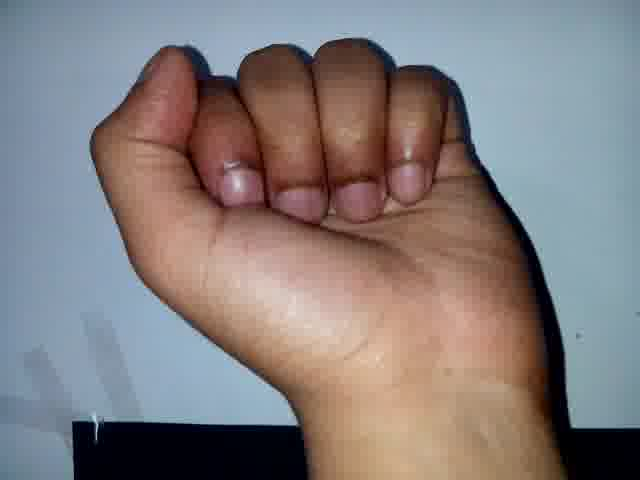
#> input picture test_image/A.jpg, 640 x 480 px, given in place of the camera
$ python recognise.py
#> lines starting #> are read from the running program, lines starting #| are printed output that depends on the picture; after the words box and inside, x2 and y2 are one past the last pixel; in counts of white or black regions, pixels touching at a corner belong together
#> further down, frame is the input picture: shape (480, 640, 3); mean B, G, R 125.7, 125.3, 132.6
### input.py
''' this file contains the functions for reading the source video of live stream through camera
    and converting the image into desired output with subtracting the backgrund and extracting
    the hand out of the picture frame  '''


import cv2
import numpy as np
from constants import *


def read_through_camera():
  return cv2.VideoCapture(0)

def read_through_video(location):
  return cv2.VideoCapture(location)


# this window will be used for reading the color of the palm
# first and then use the inout for detecting hand in further
#  frames
def create_hand_detection_window (frame,handCaptured):
#> called with handCaptured = False
  capture_box_count = 9
  capture_box_dim = 20
  capture_box_sep_x = 8
  capture_box_sep_y = 18
  if not(constants.handCaptured) :

    cv2.putText(frame, "Place hand inside boxes and press 'h' to capture hand histogram",
                (int(0.08 * frame.shape[1]), int(0.97 * frame.shape[0])), cv2.FONT_HERSHEY_SIMPLEX, 0.5,
                (0, 255, 255), 1, 8)
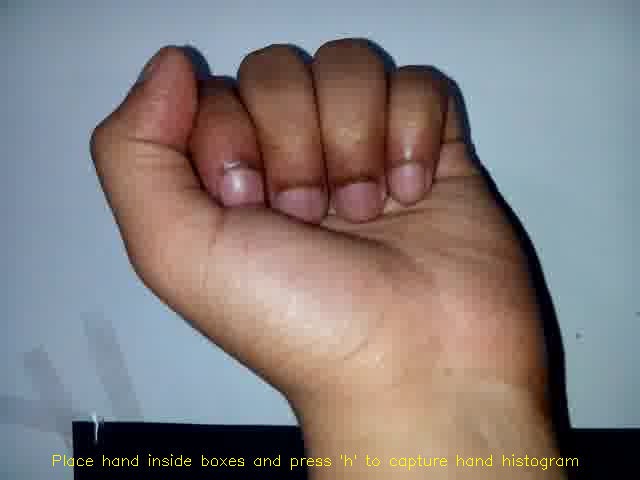
#> frame: shape (480, 640, 3); 0.34% of pixels changed, all inside (x1, y1, x2, y2) = (53, 454, 578, 470)

    capture_pos_x = int((frame.shape[1]-3*capture_box_dim+2*capture_box_sep_x)/2)
#> capture_pos_x = 298
    capture_pos_y = int((frame.shape[0] - 3 * capture_box_dim + 2 * capture_box_sep_y) / 2)
#> capture_pos_y = 228

    constants.box_pos_x = np.array([capture_pos_x, capture_pos_x + capture_box_dim + capture_box_sep_x,
                          capture_pos_x + 2 * capture_box_dim + 2 * capture_box_sep_x, capture_pos_x,
                          capture_pos_x + capture_box_dim + capture_box_sep_x,
                          capture_pos_x + 2 * capture_box_dim + 2 * capture_box_sep_x, capture_pos_x,
                          capture_pos_x + capture_box_dim + capture_box_sep_x,
                          capture_pos_x + 2 * capture_box_dim + 2 * capture_box_sep_x], dtype=int)
    constants.box_pos_y = np.array(
      [capture_pos_y, capture_pos_y, capture_pos_y, capture_pos_y + capture_box_dim + capture_box_sep_y,
       capture_pos_y + capture_box_dim + capture_box_sep_y, capture_pos_y + capture_box_dim + capture_box_sep_y,
       capture_pos_y + 2 * capture_box_dim + 2 * capture_box_sep_y,
       capture_pos_y + 2 * capture_box_dim + 2 * capture_box_sep_y,
       capture_pos_y + 2 * capture_box_dim + 2 * capture_box_sep_y], dtype=int)
    for i in range(capture_box_count):
      cv2.rectangle(frame, (constants.box_pos_x[i], constants.box_pos_y[i]),
                    (constants.box_pos_x[i] + capture_box_dim, constants.box_pos_y[i] + capture_box_dim), (255, 0, 0), 1)
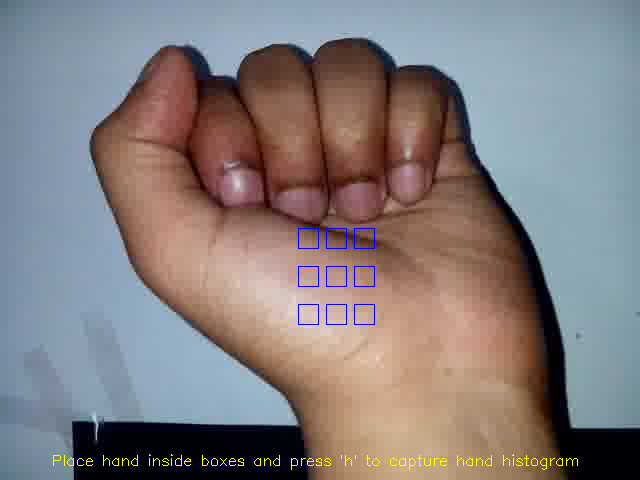
#> frame: shape (480, 640, 3); 0.23% of pixels changed, all inside (x1, y1, x2, y2) = (298, 228, 375, 325)
  return frame;

### imageProcessing.py
import cv2
import numpy as np
from constants import *

def set_frame_dimensions(cap,height,width):
  cap.set(cv2.CAP_PROP_FRAME_WIDTH, width);
  cap.set(cv2.CAP_PROP_FRAME_HEIGHT, height);
  return cap

# [26 lines left out: functions capture_hand_histogram, hand_threshold, not called in this run]

### recognise.py
import cv2
from input import *
from imageProcessing import *
from constants import *
#select = int(input("enter 1 for camera and 2 for sample video ??"))
select = 1
if select == 1:
  cap = read_through_camera()
else:
  # for testing purpose hard code the location variable
  # location = 'location/of/the/file'
  location = str(input("enter the location of the sample video file"))
  cap = read_through_video();


#limiting the frame size of the video file
cap = set_frame_dimensions(cap,1200,1200);


# actual part of the code where the detection starts
while cap.isOpened() :

  #extracting frame from the video file
  ret, frame = cap.read()

  # capturing hand histogram
  if not(constants.handCaptured):
    # create rectangles for capturing histogram of the hand
    frame = create_hand_detection_window(frame, constants.handCaptured)

    if cv2.waitKey(1) & 0xFF == ord('h'):
#> (key q is pressed here)
      constants.histogram = capture_hand_histogram(frame,constants.box_pos_x,constants.box_pos_y)
      print(constants.histogram)
      constants.handCaptured = True
  if constants.handCaptured:
    frame = cv2.bilateralFilter(frame,5,200,400)
    frame = cv2.flip(frame, 1)
    frame_th = hand_threshold(frame,constants.histogram)
  else:
    '''need not do anything'''
  cv2.imshow("image with hand frame", frame)
  # exiting the application by pressing q on the keyboard
  if cv2.waitKey(1) & 0xFF == ord('q'):
#> (key q is pressed here)
    break
cap.release()
cv2.destroyAllWindows()

$ run again, on test_image/B.jpg
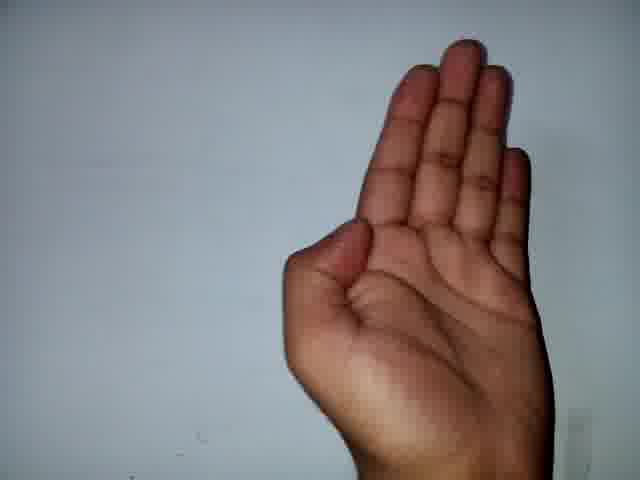
#> input picture test_image/B.jpg, 640 x 480 px, given in place of the camera
#> frame is the input picture: shape (480, 640, 3); mean B, G, R 132, 129.8, 132.7
#> in create_hand_detection_window, `cv2.putText(frame, "Place hand inside boxes and press 'h' to capture h..`:
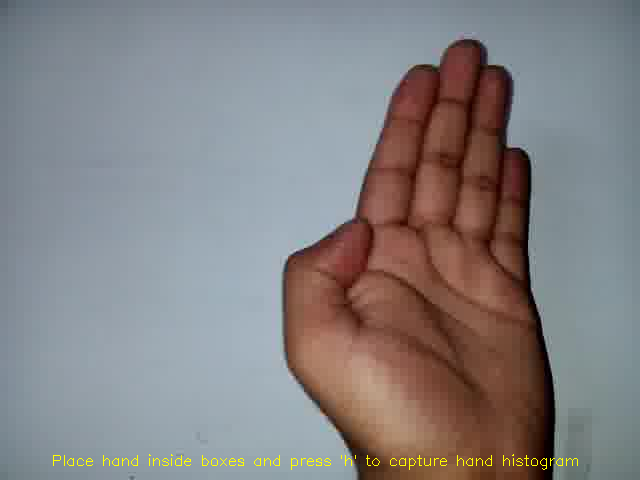
#> frame: shape (480, 640, 3); 0.34% of pixels changed, all inside (x1, y1, x2, y2) = (53, 454, 578, 470)
#> after the loop in create_hand_detection_window, `for i in range(capture_box_count):`:
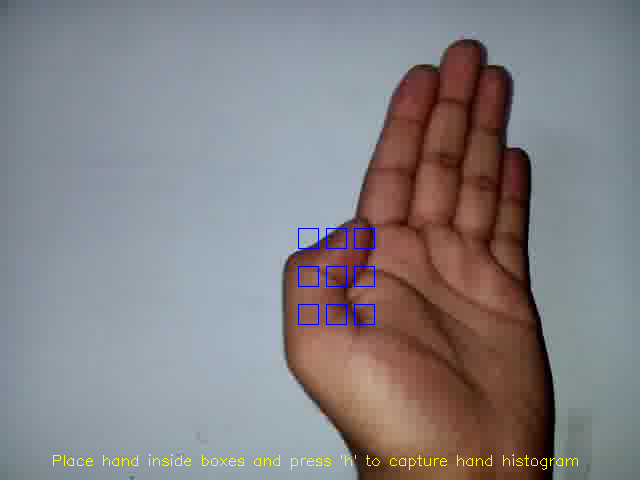
#> frame: shape (480, 640, 3); 0.23% of pixels changed, all inside (x1, y1, x2, y2) = (298, 228, 375, 325)

$ run again, on test_image/C.jpg
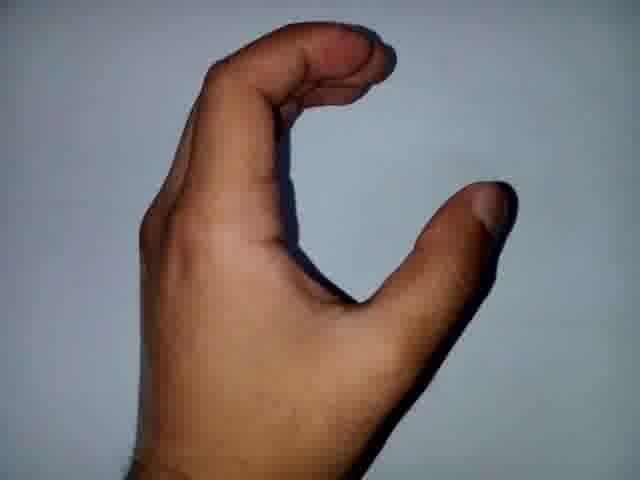
#> input picture test_image/C.jpg, 640 x 480 px, given in place of the camera
#> frame is the input picture: shape (480, 640, 3); mean B, G, R 119.8, 119.6, 124.8
#> in create_hand_detection_window, `cv2.putText(frame, "Place hand inside boxes and press 'h' to capture h..`:
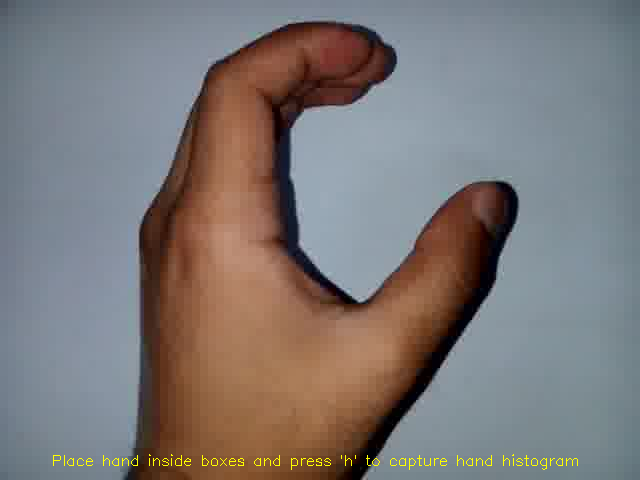
#> frame: shape (480, 640, 3); 0.34% of pixels changed, all inside (x1, y1, x2, y2) = (53, 454, 578, 470)
#> after the loop in create_hand_detection_window, `for i in range(capture_box_count):`:
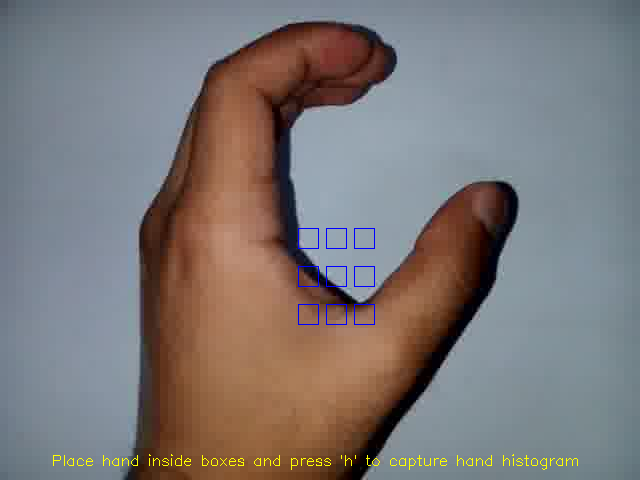
#> frame: shape (480, 640, 3); 0.23% of pixels changed, all inside (x1, y1, x2, y2) = (298, 228, 375, 325)
